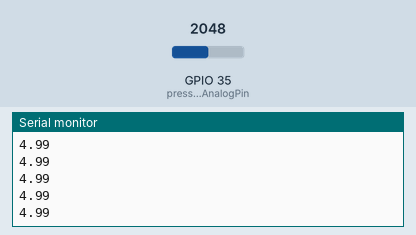
Recording of a sketch running on a simulated ESP32. Shown: the last lines printed to the serial monitor. Inputs (shaded band) come from the test bench; at power-on: GPIO 35 (pressureAnalogPin) = 2048.

Above: at 1.2 s.
1.3 s: GPIO 35 (pressureAnalogPin) set to 2866
At 1.31 s:
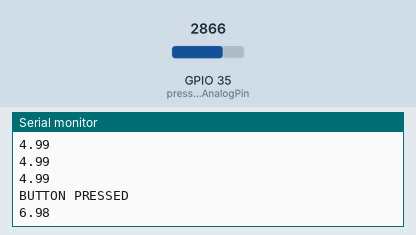
2.8 s: GPIO 35 (pressureAnalogPin) set to 3603
At 2.81 s:
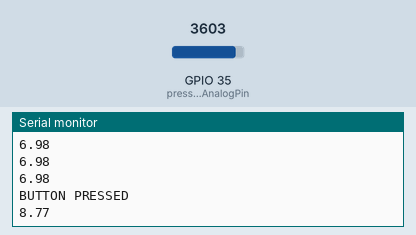
Timing chart, 0 to 5.8 s (numbered marks = the images above; inputs shaded):
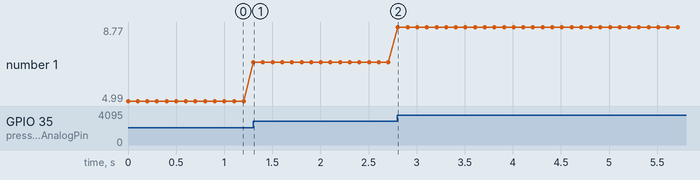

Measured:
- after the input at 1.3 s, the serial monitor: prints a new line at once (image 1)
- after the input at 2.8 s, the serial monitor: prints a new line at once (image 2)
- plotted number 1: 4.99 → 6.98 after the input at 1.3 s, 6.98 → 8.77 after the input at 2.8 s

The sketch:

UROP_code__1_.ino
```cpp
int pressureAnalogPin = 35;
int pressureReading;
float p1 = 0; // to be swapped with current pressure
float p2 = 0; // current pressure
unsigned long t1 = 0; // to be swapped with current time
unsigned long t2 = 0;// current time

float threshold = 7;// threshold for pressure change

void setup()
{
Serial.begin(9600);
}

void loop()
{
pressureReading = analogRead(pressureAnalogPin);
t2 = millis(); // defines t2 as millseconds
float voltage = pressureReading * (3.3 / 4095);
p2 = ((10.0 - 0.03) / (3.3 - 0) * voltage);

if (t1 != 0) // slots in first time difference
  {
  float dt= (t2 - t1) / 1000.0; // change in time, divided by 1000 due to milliseconds
  if (dt > 0) // ensures no division by 0
    {
    float dPdt = (p2 - p1) /dt; // Finite Difference Method Derivative
    if (dPdt > threshold) // pressure vs finger
      {
      Serial.println("BUTTON PRESSED");
      }
    }
  }
Serial.println(p2);

t1 = t2; // time swap
p1 = p2; // pressure swap

delay(100);
}
```
